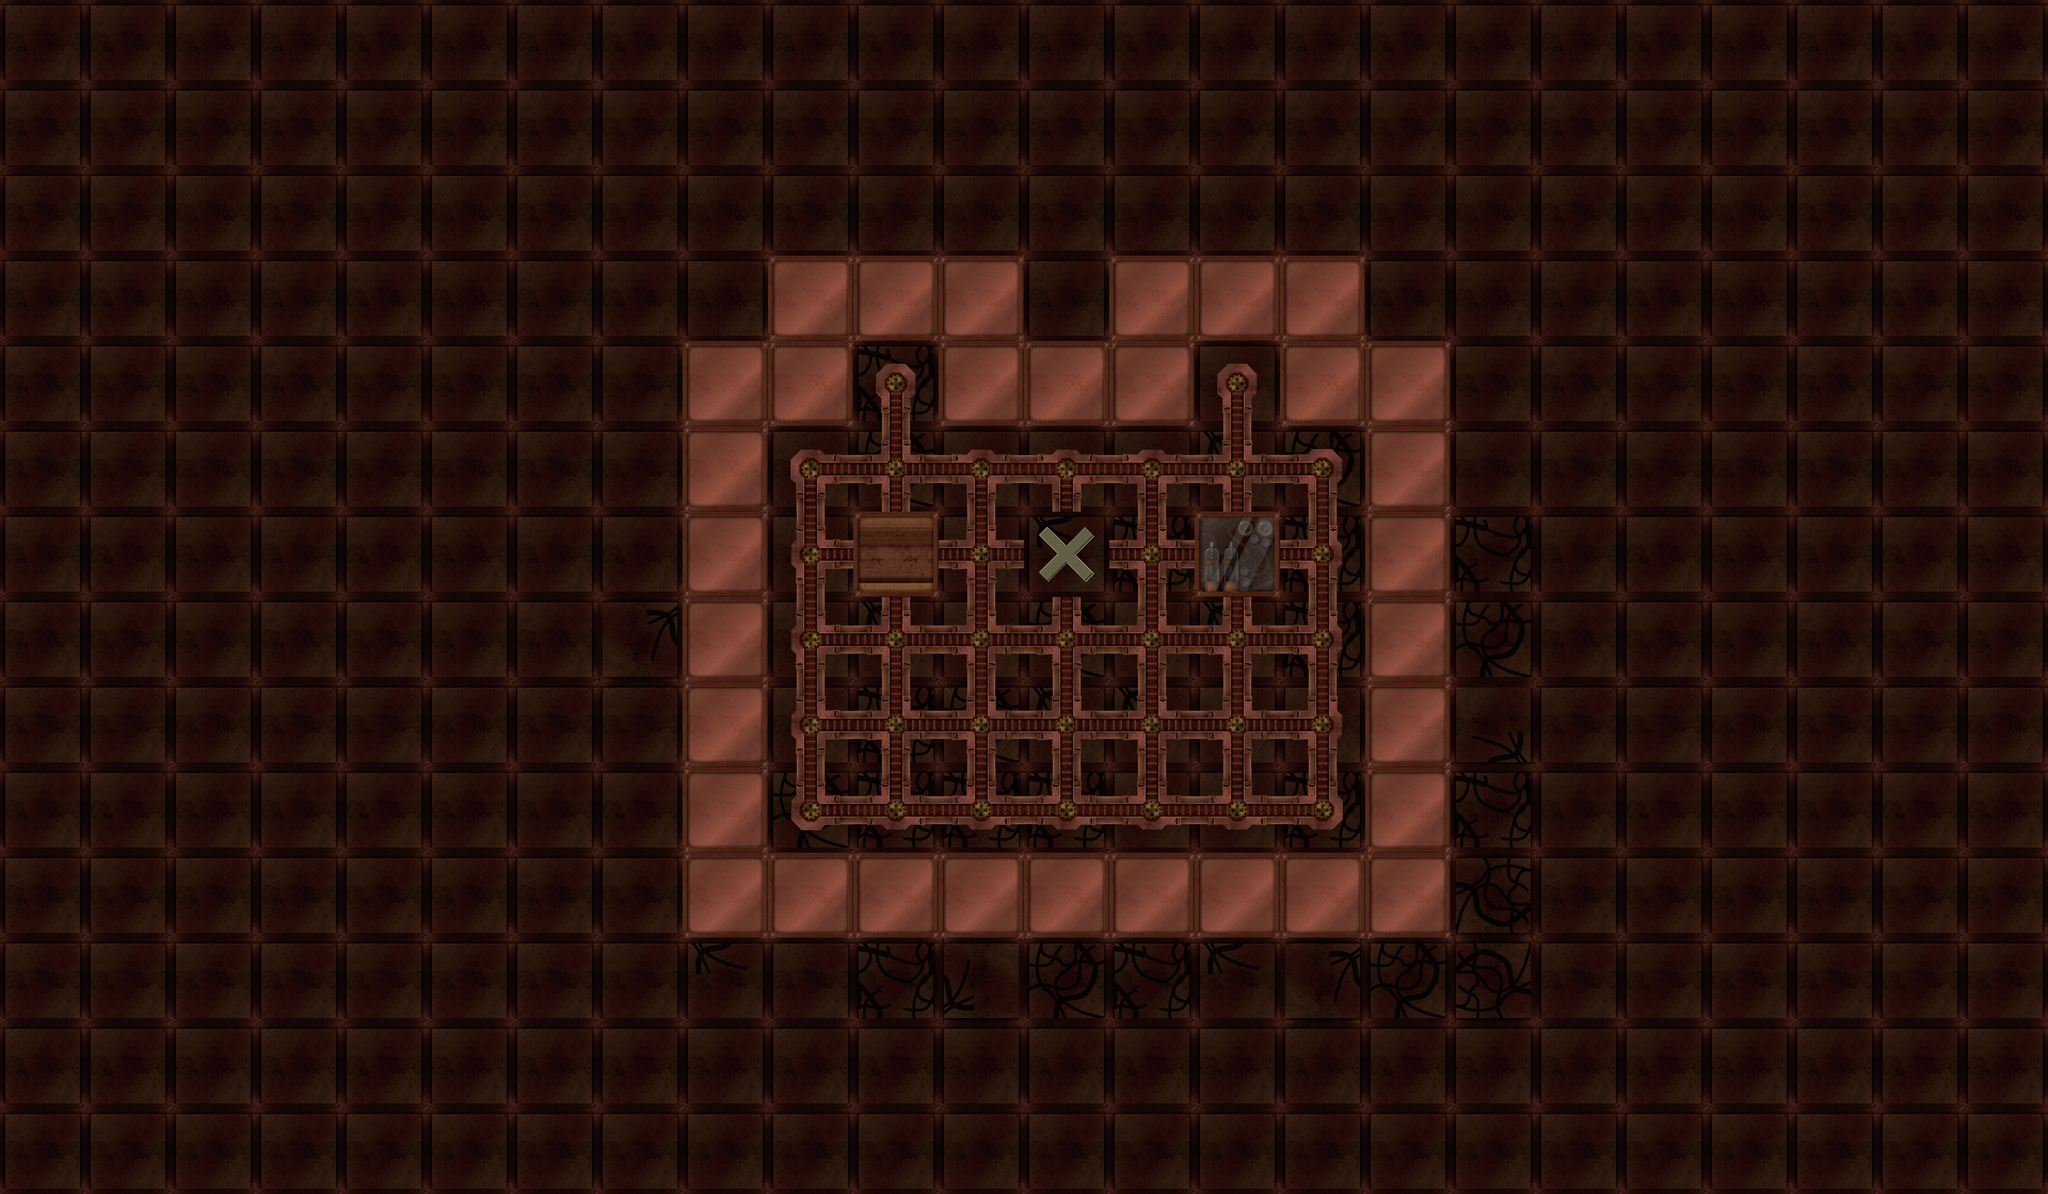

This is a level from a 2D game, rendered from its Tiled map with the project's own tilesets. A one-line summary and the map file follow, with tile-layer data summarised:
An orthogonal 24x14 tile map with 128x128 px tiles, 2 tile layers (Background, Room) and 5 objects (3x Light, Block, Player).

<map version="1.0" orientation="orthogonal" width="24" height="14" tilewidth="128" tileheight="128">
 <tileset firstgid="1" name="Tiles" tilewidth="128" tileheight="128">
  <image source="tiles.png" width="512" height="1024" />
  <tile id="0">
   <properties>
    <property name="height" value="0" />
   </properties>
  </tile>
  <tile id="1">
   <properties>
    <property name="goal" value="1" />
    <property name="height" value="0" />
   </properties>
  </tile>
  <tile id="2">
   <properties>
    <property name="height" value="1" />
    <property name="obstacle" value="1" />
   </properties>
  </tile>
  <tile id="6">
   <properties>
    <property name="height" value="0" />
   </properties>
  </tile>
  <tile id="10">
   <properties>
    <property name="obstacle" value="1" />
   </properties>
  </tile>
  <tile id="11">
   <properties>
    <property name="obstacle" value="1" />
   </properties>
  </tile>
  <tile id="19">
   <properties>
    <property name="obstacle" value="1" />
   </properties>
  </tile>
 </tileset>
 <layer name="Background" width="24" height="14">
  <data>[336 cells, 336 non-empty, 4 distinct tile ids]</data>
 </layer>
 <layer name="Room" width="24" height="14">
  <data>[336 cells, 70 non-empty, 9 distinct tile ids]</data>
 </layer>
 <objectgroup name="Objects" width="24" height="14">
  <object type="Block" gid="5" x="1280" y="1152" />
  <object type="Player" gid="7" x="1792" y="1152" />
  <object type="Light" gid="10" x="2014" y="1262">
   <properties>
    <property name="Color" value="0.42, 0.96, 0.10, 0.9" />
    <property name="Falloff" value="0.2, 0.8, 16" />
    <property name="Z" value="0.2" />
   </properties>
  </object>
  <object type="Light" gid="10" x="1341" y="590">
   <properties>
    <property name="Color" value="0.12, 0.70, 0.51, 0.9" />
    <property name="Falloff" value="0.2, 0.8, 16" />
    <property name="Z" value="0.2" />
   </properties>
  </object>
  <object type="Light" gid="10" x="1851" y="585">
   <properties>
    <property name="Color" value="0.51, 0.09, 0.40, 0.9" />
    <property name="Falloff" value="0.2, 0.8, 16" />
    <property name="Z" value="0.2" />
   </properties>
  </object>
 </objectgroup>
</map>
